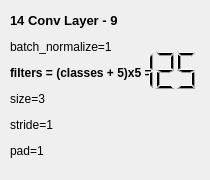
        <widget class="QWidget" name="tabWidgetPage15">
         <attribute name="title">
          <string/>
         </attribute>
         <widget class="QLabel" name="TrainWigLabel_28">
          <property name="geometry">
           <rect>
            <x>10</x>
            <y>10</y>
            <width>141</width>
            <height>21</height>
           </rect>
          </property>
          <property name="text">
           <string>&lt;html&gt;&lt;head/&gt;&lt;body&gt;&lt;p&gt;&lt;span style=&quot; font-size:10pt; font-weight:600;&quot;&gt;14 Conv Layer - 9&lt;/span&gt;&lt;/p&gt;&lt;/body&gt;&lt;/html&gt;</string>
          </property>
         </widget>
         <widget class="QLabel" name="TrainWigLabel_29">
          <property name="geometry">
           <rect>
            <x>10</x>
            <y>40</y>
            <width>151</width>
            <height>131</height>
           </rect>
          </property>
          <property name="text">
           <string>&lt;html&gt;&lt;head/&gt;&lt;body&gt;&lt;p&gt;batch_normalize=1&lt;/p&gt;&lt;p&gt;&lt;span style=&quot; font-weight:600;&quot;&gt;filters = (classes + 5)x5 = &lt;/span&gt;&lt;/p&gt;&lt;p&gt;size=3&lt;/p&gt;&lt;p&gt;stride=1&lt;/p&gt;&lt;p&gt;pad=1&lt;/p&gt;&lt;p&gt;activation=leaky&lt;/p&gt;&lt;/body&gt;&lt;/html&gt;</string>
          </property>
         </widget>
         <widget class="QLCDNumber" name="lcdNumber_filters">
          <property name="geometry">
           <rect>
            <x>130</x>
            <y>40</y>
            <width>71</width>
            <height>60</height>
           </rect>
          </property>
          <property name="minimumSize">
           <size>
            <width>50</width>
            <height>50</height>
           </size>
          </property>
          <property name="frameShape">
           <enum>QFrame::NoFrame</enum>
          </property>
          <property name="frameShadow">
           <enum>QFrame::Plain</enum>
          </property>
          <property name="digitCount">
           <number>3</number>
          </property>
          <property name="value" stdset="0">
           <double>125.000000000000000</double>
          </property>
         </widget>
         <zorder>TrainWigLabel_29</zorder>
         <zorder>TrainWigLabel_28</zorder>
         <zorder>lcdNumber_filters</zorder>
        </widget>
